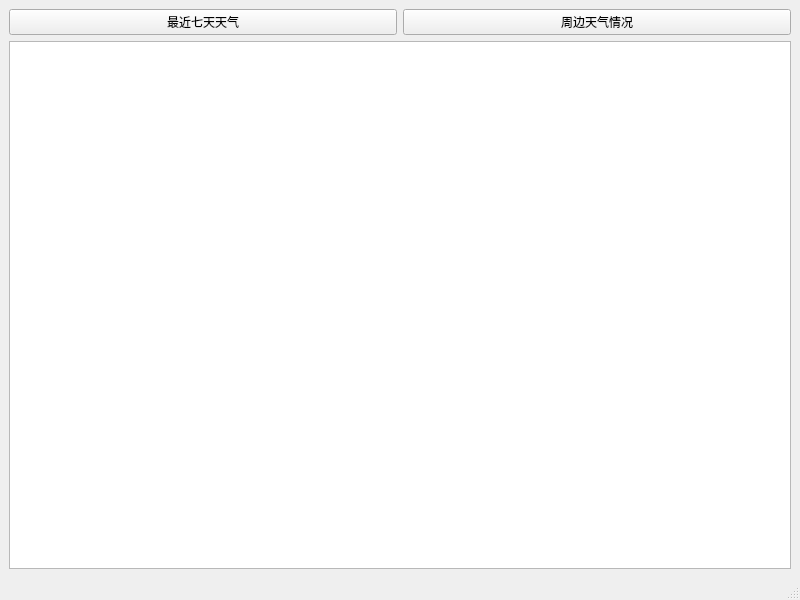
<?xml version="1.0" encoding="UTF-8"?>
<ui version="4.0">
 <class>MainWindow</class>
 <widget class="QMainWindow" name="MainWindow">
  <property name="geometry">
   <rect>
    <x>0</x>
    <y>0</y>
    <width>800</width>
    <height>600</height>
   </rect>
  </property>
  <property name="windowTitle">
   <string>MainWindow</string>
  </property>
  <widget class="QWidget" name="centralwidget">
   <layout class="QGridLayout" name="gridLayout">
    <item row="0" column="0">
     <widget class="QPushButton" name="pushButtonLatestWeather">
      <property name="text">
       <string>最近七天天气</string>
      </property>
     </widget>
    </item>
    <item row="0" column="1">
     <widget class="QPushButton" name="pushButtonAroundWeather">
      <property name="text">
       <string>周边天气情况</string>
      </property>
     </widget>
    </item>
    <item row="1" column="0" colspan="2">
     <widget class="QTextEdit" name="textEditResult"/>
    </item>
   </layout>
  </widget>
  <widget class="QMenuBar" name="menubar">
   <property name="geometry">
    <rect>
     <x>0</x>
     <y>0</y>
     <width>800</width>
     <height>31</height>
    </rect>
   </property>
  </widget>
  <widget class="QStatusBar" name="statusbar"/>
 </widget>
 <resources/>
 <connections>
  <connection>
   <sender>pushButtonLatestWeather</sender>
   <signal>clicked()</signal>
   <receiver>MainWindow</receiver>
   <slot>on_button_clicked()</slot>
   <hints>
    <hint type="sourcelabel">
     <x>470</x>
     <y>62</y>
    </hint>
    <hint type="destinationlabel">
     <x>732</x>
     <y>155</y>
    </hint>
   </hints>
  </connection>
  <connection>
   <sender>pushButtonAroundWeather</sender>
   <signal>clicked()</signal>
   <receiver>MainWindow</receiver>
   <slot>on_button_clicked()</slot>
   <hints>
    <hint type="sourcelabel">
     <x>701</x>
     <y>61</y>
    </hint>
    <hint type="destinationlabel">
     <x>722</x>
     <y>253</y>
    </hint>
   </hints>
  </connection>
 </connections>
 <slots>
  <slot>on_button_clicked()</slot>
 </slots>
</ui>
